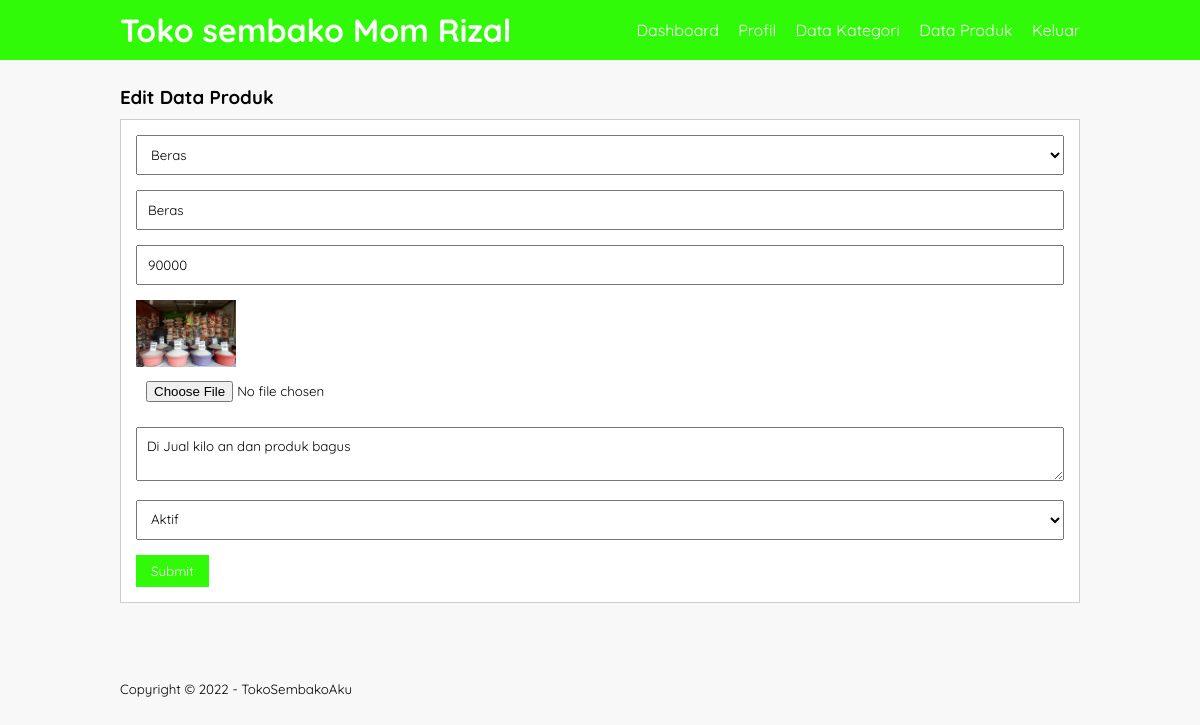
Page /edit-produk.php?id=12 (signed in) on the committed database.
### tables this page shows
CREATE TABLE `tb_product` (
  `product_id` int(11) NOT NULL,
  `category_id` int(11) NOT NULL,
  `product_name` varchar(100) NOT NULL,
  `product_price` int(11) NOT NULL,
  `product_description` text NOT NULL,
  `product_image` varchar(100) NOT NULL,
  `product_status` tinyint(1) NOT NULL,
  `date_created` timestamp NOT NULL DEFAULT current_timestamp()
);

CREATE TABLE `tb_category` (
  `category_id` int(11) NOT NULL,
  `category_name` varchar(25) NOT NULL
);

### edit-produk.php (the view, shortened to what this page needs)
<?php
	include 'db.php';
	$produk = mysqli_query($conn, "SELECT * FROM tb_product WHERE product_id = '".$_GET['id']."'");
	$p = mysqli_fetch_object($produk);
?>
<!DOCTYPE html>
<html>
<head>
	<link rel="stylesheet" type="text/css" href="css/style.css">
</head>
<body>
	<header>
		<div class="container">
		<h1><a href="dashboard.php">Toko sembako Mom Rizal</a></h1>
		<ul>
			<li><a href="dashboard.php">Dashboard</a></li>
			<li><a href="profil.php">Profil</a></li>
			<li><a href="data-kategori.php">Data Kategori</a></li>
			<li><a href="data-produk.php">Data Produk</a></li>
			<li><a href="keluar.php">Keluar</a></li>
		</ul>
		</div>
	</header>
	<div class="section">
		<div class="container">
			<h3>Edit Data Produk</h3>
			<div class="box">
				<form action="" method="POST"enctype="multipart/form-data">
					<select class="input-control" name="kategori" required>
						<?php
							$kategori = mysqli_query($conn, "SELECT * FROM tb_category ORDER BY category_id DESC");
							while($r = mysqli_fetch_array($kategori)){
						?>
						<option value="<?php echo $r['category_id'] ?>"<?php echo($r['category_id'] == $p->category_id)? 'selected':''; ?>><?php echo $r['category_name'] ?></option>
						<?php } ?>
					</select>
					<input type="text" name="nama" class="input-control" placeholder="Nama produk" value="<?php echo $p->product_name ?>" required>
					<input type="text" name="harga" class="input-control" placeholder="Harga" value="<?php echo $p->product_price ?>" required>
					<img src="produk/<?php echo $p->product_image ?>" width="100px">
					<input type="file" name="gambar" class="input-control">
					<textarea class="input-control" name="deskripsi" placeholder="Deskripsi"><?php echo $p->product_description ?></textarea>
					<select class="input-control" name="status">
						<option value="1" <?php echo ($p->product_status == 1)? 'selected':'';?>>Aktif</option>
					</select>
					<input type="submit" name="submit" value="Submit" class="btn">
				</form>
			</div>
		</div>
	</div>
	<footer>
		<div class="container">
			<small>Copyright &copy; 2022 - TokoSembakoAku</small>
		</div>
	</footer>
</body>
</html>

### css/style.css (style rules this page uses)
* { padding:0; margin:0; font-family: 'Quicksand', sans-serif; }
body { background-color: #f8f8f8; }
a { color: inherit; text-decoration: none; }
.input-control { width:100%; padding:10px; margin-bottom: 15px; box-sizing: border-box; }
.btn { padding:8px 15px; background-color: #31fA09; color: #fff; border:none; cursor: pointer; }
header { background-color: #31FA09; color: #fff; }
header h1 { float: left; padding:10px 0; }
header ul { float: right; }
header ul li { display: inline-block; }
header ul li a { padding:20px 0 20px 15px; display: inline-block; }
footer { padding:25px 0; }
.container { width: 80%; margin:0 auto; }
.container:after { content: ''; display: block; clear: both; }
.section { padding:25px 0; }
.box { background-color: #fff; border:1px solid #ccc; padding:15px; box-sizing: border-box; margin:10px 0 25px 0; }
.box:after { content: ''; display: block; clear: both; }

### rows in the picture
tb_product: kategori "Beras", nama "Beras", harga "90000", product_image (picture), deskripsi "Di Jual kilo an dan produk bagus", status "Aktif"
